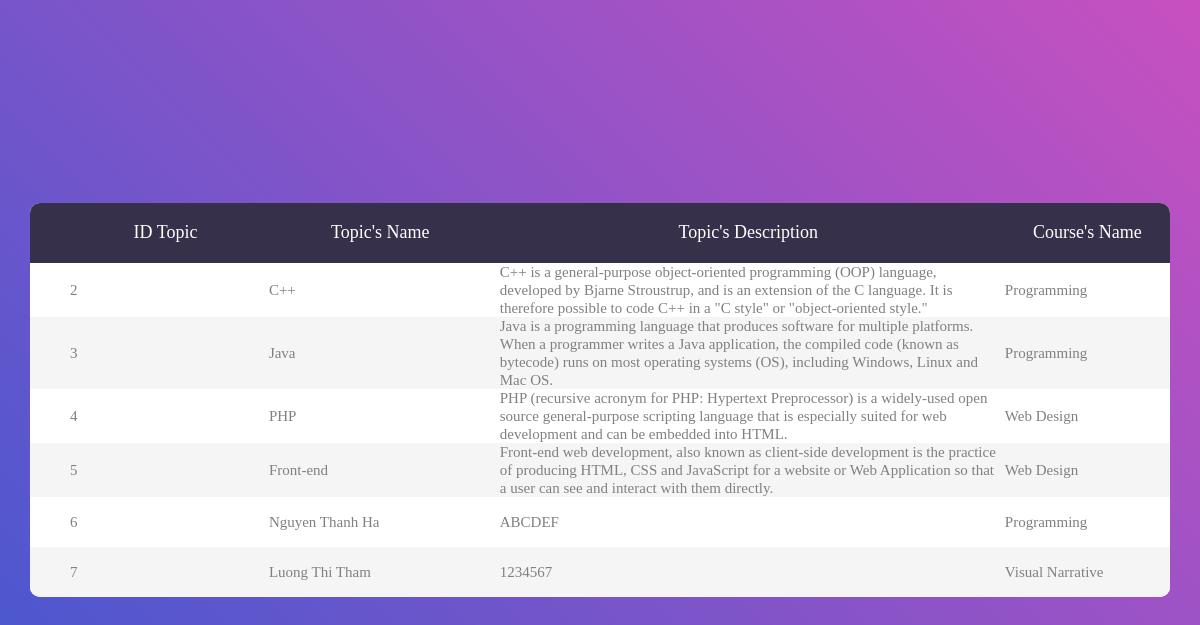
The page /viewTopicTrainer.php on the database its author committed.
### tables this page shows
CREATE TABLE `topic` (
  `idtopic` int(11) NOT NULL,
  `name` varchar(200) NOT NULL,
  `description` varchar(1000) NOT NULL,
  `idstaff` int(11) NOT NULL,
  `idcourse` int(11) NOT NULL
);

CREATE TABLE `course` (
  `idcourse` int(11) NOT NULL,
  `name` varchar(200) NOT NULL,
  `description` varchar(1000) NOT NULL,
  `idstaff` int(11) NOT NULL,
  `idcategory` int(11) NOT NULL
);

### viewTopicTrainer.php (the view, shortened to what this page needs)
<!DOCTYPE html>
<html lang="en">
<head>
	<link rel="stylesheet" href="https://cdnjs.cloudflare.com/ajax/libs/font-awesome/4.7.0/css/font-awesome.min.css">
	<link rel="stylesheet" type="text/css" href="https://cdnjs.cloudflare.com/ajax/libs/jquery.perfect-scrollbar/1.4.0/css/perfect-scrollbar.css">
	<link rel="stylesheet" type="text/css" href="css/main.css">
</head>
<body>
	<div class="limiter">
		<div class="container-table100">
			<div class="wrap-table100">
				<div class="table100">
					<table>
						<thead>
							<tr class="table100-head">
								<th class="column1">ID Topic</th>
								<th class="column2">Topic's Name</th>
								<th class="column3">Topic's Description</th>
								<th class="column4">Course's Name</th>
							</tr>
						</thead>
						<tbody>
							<?php
							require_once'db.php';
							$sql = "SELECT idtopic, topic.`name` as TopicName, topic.`description`, topic.`idcourse`, course.`name` as CourseName from topic INNER JOIN course ON topic.idcourse=course.idcourse ";
							$result = $conn->query($sql);
							if ($result->num_rows > 0) {
								while($row = $result->fetch_assoc()) {
									?>
									<tr>
										<td class="column1"><?php echo $row["idtopic"]?></td>
										<td class="column2"><?php echo $row["TopicName"]?></td>
										<td class="column3"><?php echo $row["description"]?></td>
										<td class="column4"><?php echo $row["CourseName"]?>
									</tr>
									<?php
								}
							}
							?>
						</tbody>
					</table>
				</div>
			</div>
		</div>
	</div>
</body>
</html>

### css/main.css (style rules this page uses)
* { margin: 0px; padding: 0px; box-sizing: border-box; }
body, html { height: 100%; font-family: sans-serif; }
.limiter { width: 100%; margin: 0 auto; }
.container-table100 { width: 100%; min-height: 100vh; background: #c850c0; background: -webkit-linear-gradient(45deg, #4158d0, #c850c0); background: -o-linear-gradient(45deg, #4158d0, #c850c0); background: -moz-linear-gradient(45deg, #4158d0, #c850c0); background: linear-gradient(45deg, #4158d0, #c850c0); display: -webkit-box; display: -webkit-flex; display: -moz-box; display: -ms-flexbox; display: flex; align-items: center; justify-content: center; flex-wrap: wrap; padding: 33px 30px; }
.wrap-table100 { width: 1170px; }
table { border-spacing: 1; border-collapse: collapse; background: white; border-radius: 10px; overflow: hidden; width: 100%; margin: 0 auto; position: relative; }
table * { position: relative; }
table td, table th { padding-left: 8px; }
table thead tr { height: 60px; background: #36304a; }
table tbody tr { height: 50px; }
table tbody tr:last-child { border: 0; }
table td, table th { text-align: left; }
.table100-head th { font-family: OpenSans-Regular; font-size: 18px; color: #fff; line-height: 1.2; font-weight: unset; text-align: center; }
tbody tr:nth-child(even) { background-color: #f5f5f5; }
tbody tr { font-family: OpenSans-Regular; font-size: 15px; color: #808080; line-height: 1.2; font-weight: unset; }
.column1 { width: 160px; padding-left: 40px; }
.column2 { width: 160px; }
.column3 { width: 350px; }
.column4 { width: 120px; }

### rows shown on the page
topic: idtopic "2", name "C++", description "C++ is a general-purpose object-oriented programming (OOP) language, developed by Bjarne Stroustrup, and is an extension of the C language. It is therefore possible to code C++ in a \"C style\" or \"object-oriented style.\"", idcourse.name "Programming"
topic: idtopic "3", name "Java", description "Java is a programming language that produces software for multiple platforms. When a programmer writes a Java application, the compiled code (known as bytecode) runs on most operating systems (OS), including Windows, Linux and Mac OS.", idcourse.name "Programming"
topic: idtopic "4", name "PHP", description "PHP (recursive acronym for PHP: Hypertext Preprocessor) is a widely-used open source general-purpose scripting language that is especially suited for web development and can be embedded into HTML.", idcourse.name "Web Design"
topic: idtopic "5", name "Front-end", description "Front-end web development, also known as client-side development is the practice of producing HTML, CSS and JavaScript for a website or Web Application so that a user can see and interact with them directly.", idcourse.name "Web Design"
topic: idtopic "6", name "Nguyen Thanh Ha", description "ABCDEF", idcourse.name "Programming"
topic: idtopic "7", name "Luong Thi Tham", description "1234567", idcourse.name "Visual Narrative"
